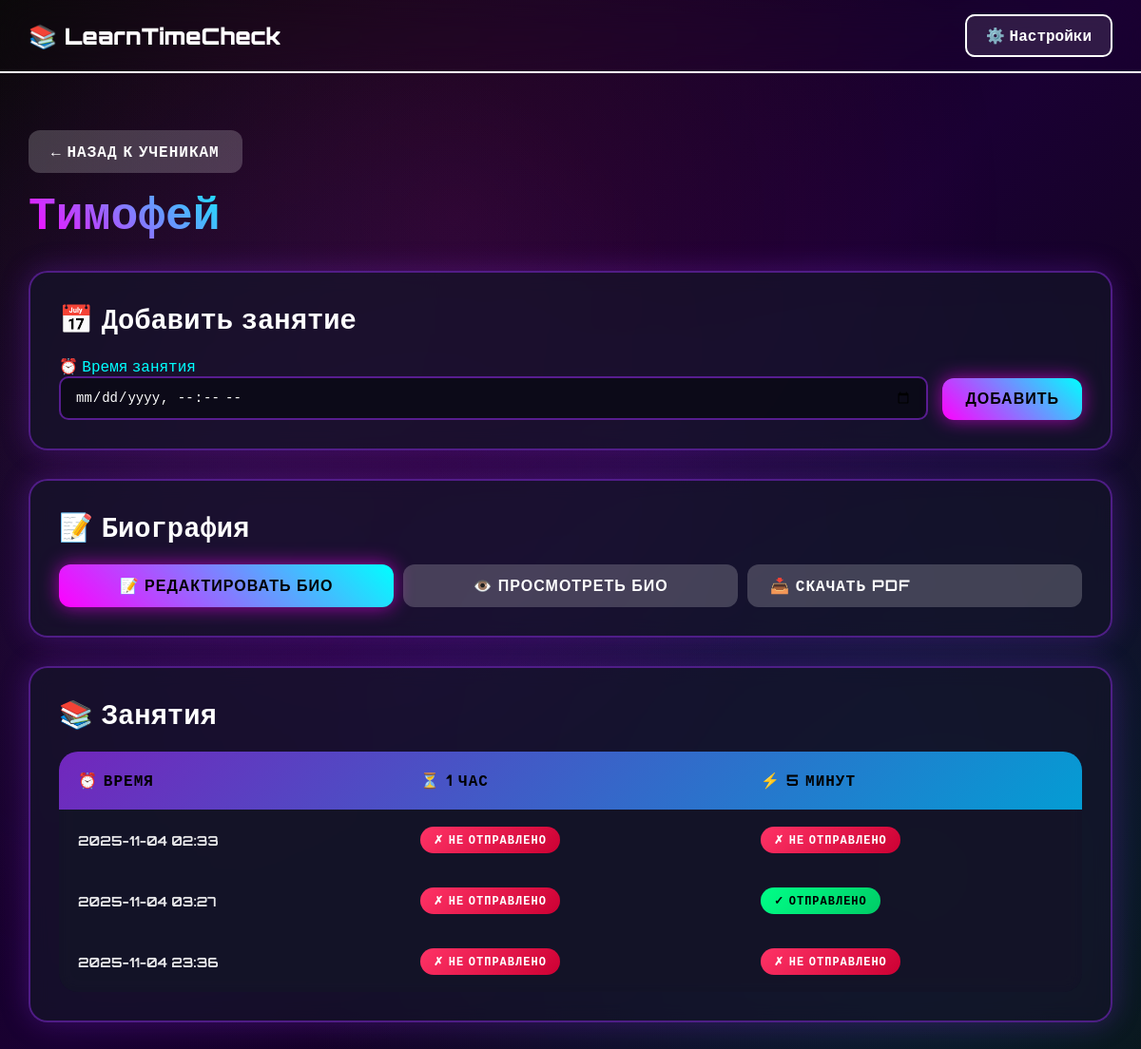
The page /students/2/ (signed in) on the database its author committed.
### lessons/models.py (models this page shows, shortened)
class Student(models.Model):
    name = models.CharField(max_length=255, help_text="Например: Тимофей(Юлия)")
    teacher = models.ForeignKey(Teacher, on_delete=models.CASCADE, related_name='students')
    bio = models.TextField(blank=True, help_text="Markdown разметка поддерживается")
    created_at = models.DateTimeField(auto_now_add=True)
    updated_at = models.DateTimeField(auto_now=True)
    class Meta:
        ordering = ["name"]
        unique_together = [['name', 'teacher']]
    def __str__(self):
        return self.name

class Lesson(models.Model):
    student = models.ForeignKey(Student, on_delete=models.CASCADE, related_name='lessons')
    teacher = models.ForeignKey(Teacher, on_delete=models.CASCADE, related_name='lessons')
    start_time = models.DateTimeField()
    notified_one_hour = models.BooleanField(default=False)
    notified_five_minutes = models.BooleanField(default=False)
    created_at = models.DateTimeField(auto_now_add=True)
    updated_at = models.DateTimeField(auto_now=True)
    class Meta:
        ordering = ["start_time"]

### lessons/views.py (the view)
# urls.py: path("students/<int:student_id>/", views.student_detail, name="student_detail"),
def student_detail(request, student_id):
    teacher = get_current_teacher(request)
    if not teacher:
        return redirect('teacher_login')
    student = get_object_or_404(Student, id=student_id, teacher=teacher)
    if request.method == "POST" and 'add_lesson' in request.POST:
        lesson_form = LessonForm(request.POST)
        if lesson_form.is_valid():
            lesson = lesson_form.save(commit=False)
            lesson.student = student
            lesson.teacher = teacher
            dt = lesson.start_time
            if timezone.is_naive(dt):
                lesson.start_time = timezone.make_aware(dt, timezone.get_default_timezone())
            lesson.notified_one_hour = False
            lesson.notified_five_minutes = False
            lesson.save()
            return redirect('student_detail', student_id=student_id)
    else:
        lesson_form = LessonForm()
        lesson_form.fields['student'].queryset = Student.objects.filter(id=student_id, teacher=teacher)
        lesson_form.fields['student'].initial = student
    if request.method == "POST" and 'save_bio' in request.POST:
        bio_form = BioForm(request.POST, instance=student)
        if bio_form.is_valid():
            bio_form.save()
            return redirect('student_detail', student_id=student_id)
    else:
        bio_form = BioForm(instance=student)
    lessons = Lesson.objects.filter(student=student).order_by('start_time')
    bio_html = markdown.markdown(student.bio) if student.bio else ""
    theme = get_theme(request)
    return render(request, "lessons/student_detail.html", {
        "student": student,
        "lessons": lessons,
        "lesson_form": lesson_form,
        "bio_form": bio_form,
        "bio_html": bio_html,
        "teacher": teacher,
        "theme": theme,
    })

### lessons/forms.py
class LessonForm(forms.ModelForm):
    class Meta:
        model = Lesson
        fields = ["student", "start_time"]
        widgets = {
            "student": forms.Select(attrs={'class': 'form-select'}),
            "start_time": forms.DateTimeInput(attrs={"type": "datetime-local"}),
        }

class BioForm(forms.ModelForm):
    class Meta:
        model = Student
        fields = ["bio"]
        widgets = {
            "bio": forms.Textarea(attrs={'rows': 20, 'placeholder': 'Используйте Markdown разметку...'}),
        }

### lessons/views.py (called while the page is built)
def get_current_teacher(request):
    teacher_id = request.session.get('teacher_id')
    if teacher_id:
        try:
            return Teacher.objects.get(id=teacher_id)
        except Teacher.DoesNotExist:
            return None
    return None

def get_theme(request):
    return request.session.get('theme', 'neon')

### templates/lessons/student_detail.html (shortened to what this page needs)
{% extends "lessons/base.html" %}
{% block content %}
<div class="container">
    <div class="header-bar">
        <div>
            <a href="{% url 'students_list' %}" class="btn btn-secondary" style="margin-bottom: 10px;">← Назад к ученикам</a>
            <h1>{{ student.name }}</h1>
        </div>
    </div>
    <div class="card">
        <h2>📅 Добавить занятие</h2>
        <form method="post" class="form-inline">
            <div class="form-group">
                <label>⏰ Время занятия</label>
                {{ lesson_form.start_time }}
            </div>
            <button type="submit" class="btn btn-primary">Добавить</button>
        </form>
    </div>
    <div class="card">
        <h2>📝 Биография</h2>
        <div class="bio-buttons">
            <button type="button" class="btn btn-primary" onclick="openBioModal()">📝 {{ student.bio|yesno:"Редактировать био,Добавить био" }}</button>
            {% if student.bio %}
                <button type="button" class="btn btn-secondary" onclick="openBioViewModal()">👁️ Просмотреть био</button>
                <a href="{% url 'student_bio_pdf' student.id %}" class="btn btn-secondary">📥 Скачать PDF</a>
            {% endif %}
        </div>
    </div>
    <div class="card">
        <h2>📚 Занятия</h2>
        {% if lessons %}
            <table>
                <thead>
                    <tr>
                        <th>⏰ Время</th>
                        <th>⏳ 1 час</th>
                        <th>⚡ 5 минут</th>
                    </tr>
                </thead>
                <tbody>
                    {% for lesson in lessons %}
                        <tr>
                            <td><strong>{{ lesson.start_time|date:"Y-m-d H:i" }}</strong></td>
                            <td>
                                {% if lesson.notified_one_hour %}
                                    <span class="badge ok">✓ отправлено</span>
                                {% else %}
                                    <span class="badge no">✗ не отправлено</span>
                                {% endif %}
                            </td>
                            <td>
                                {% if lesson.notified_five_minutes %}
                                    <span class="badge ok">✓ отправлено</span>
                                {% else %}
                                    <span class="badge no">✗ не отправлено</span>
                                {% endif %}
                            </td>
                        </tr>
                    {% endfor %}
                </tbody>
            </table>
        {% else %}
            <div class="empty-state">
                <p>Пока нет занятий</p>
            </div>
        {% endif %}
    </div>
</div>
{% endblock %}

### templates/lessons/styles_common.html (style rules this page uses)
* { margin: 0; padding: 0; box-sizing: border-box; }
body { min-height: 100vh; padding: 0; position: relative; overflow-x: hidden; }
body::before { content: ''; position: fixed; top: 0; left: 0; width: 100%; height: 100%; animation: pulseBg 8s ease-in-out infinite; pointer-events: none; z-index: 0; }
.container { position: relative; z-index: 1; max-width: 1400px; margin: 0 auto; }
.header-bar { display: flex; justify-content: space-between; align-items: center; margin-bottom: 30px; flex-wrap: wrap; gap: 20px; }
h1 { font-size: 3em; font-weight: 900; margin: 0; }
h2 { font-size: 1.8em; margin-bottom: 20px; }
.card { backdrop-filter: blur(10px); border-radius: 20px; padding: 30px; margin-bottom: 30px; animation: borderGlow 3s ease-in-out infinite; }
.form-group { margin-bottom: 15px; }
.form-inline { display: flex; gap: 15px; align-items: end; }
.form-inline .form-group { flex: 1; margin-bottom: 0; }
input[type="text"], input[type="datetime-local"], input[type="password"], textarea, select { padding: 12px 15px; border-radius: 10px; width: 100%; font-size: 14px; transition: all 0.3s ease; }
.btn { padding: 12px 24px; border: none; border-radius: 12px; font-weight: 700; font-size: 16px; cursor: pointer; text-decoration: none; display: inline-block; transition: all 0.3s ease; text-transform: uppercase; letter-spacing: 1px; -webkit-tap-highlight-color: rgba(255, 255, 255, 0.3); touch-action: manipulation; user-select: none; min-height: 44px; }
.btn-primary { animation: buttonGlow 1.5s ease-in-out infinite; }
.btn-secondary { background: rgba(255, 255, 255, 0.2); color: inherit; }
table { width: 100%; border-collapse: separate; border-spacing: 0; backdrop-filter: blur(10px); border-radius: 20px; overflow: hidden; margin-top: 20px; }
thead { background: linear-gradient(135deg, rgba(138, 43, 226, 0.8), rgba(0, 191, 255, 0.8)); }
th { padding: 20px; text-align: left; font-weight: 700; font-size: 16px; text-transform: uppercase; letter-spacing: 1px; color: #000; }
tbody tr { transition: all 0.3s ease; border-bottom: 1px solid rgba(255, 255, 255, 0.1); }
td { padding: 18px 20px; font-size: 14px; }
.badge { display: inline-block; padding: 6px 14px; border-radius: 20px; font-size: 12px; font-weight: 700; text-transform: uppercase; letter-spacing: 1px; animation: badgePulse 2s ease-in-out infinite; }
.badge.ok { background: linear-gradient(135deg, #00ff88, #00cc66); color: #000; }
.badge.no { background: linear-gradient(135deg, #ff3366, #cc0033); color: #fff; animation: badgePulse 2s ease-in-out infinite, badgeBlink 1s ease-in-out infinite; }

### templates/lessons/student_detail.html (style rules this page uses)
.bio-buttons { display: flex; flex-wrap: wrap; gap: 10px; margin-top: 15px; }
.bio-buttons .btn { flex: 1; min-width: 150px; -webkit-tap-highlight-color: rgba(255, 255, 255, 0.3); touch-action: manipulation; cursor: pointer; }

### rows shown on the page
Student: name "Тимофей", bio "РЕДАКТИРОВАТЬ БИО"
Lesson: start_time "2025-11-04 02:33", notified_one_hour "✗ НЕ ОТПРАВЛЕНО", notified_five_minutes "✗ НЕ ОТПРАВЛЕНО"
Lesson: start_time "2025-11-04 03:27", notified_one_hour "✗ НЕ ОТПРАВЛЕНО", notified_five_minutes "✓ ОТПРАВЛЕНО"
Lesson: start_time "2025-11-04 23:36", notified_one_hour "✗ НЕ ОТПРАВЛЕНО", notified_five_minutes "✗ НЕ ОТПРАВЛЕНО"
